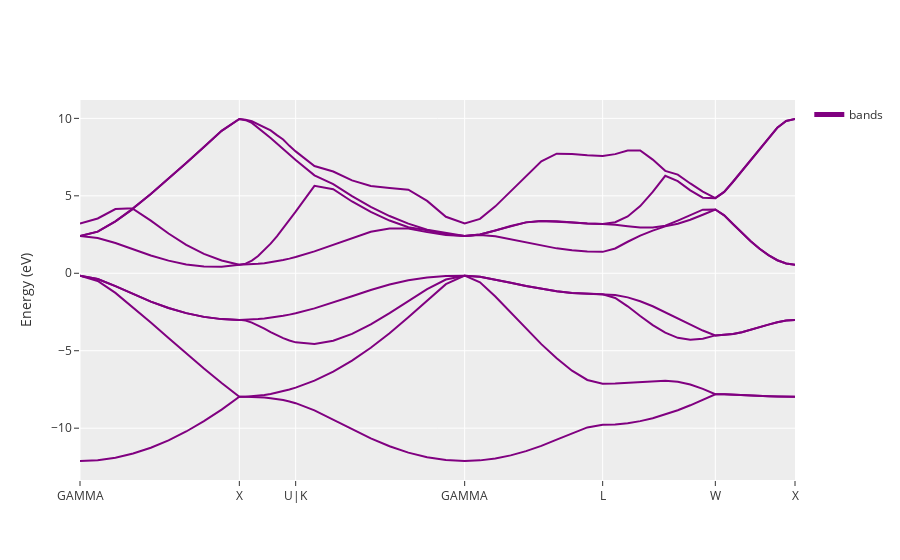

Notebook source saved alongside this figure:
### Code cell
import py4vasp
e02_calc = py4vasp.Calculation.from_path("./e01_Si-G0W0")

d = e02_calc.band.to_dict(selection="kpoints_opt")

#  wannier90_band.dat 第一列最后一行
x = 0.51924171E+01

with open("./e02_Si-GW0-band/band-structure/e01_kpoints_opt_band.dat", "w") as f:
    for i in range(8):
        for k in range(60):
            f.write(str(d['kpoint_distances'][k]/d['kpoint_distances'][-1]*x) + " " + str(d['bands'][k, i]+d['fermi_energy']) + "\n")
        f.write("\n")
        
print("DFT E-fermi: ", d['fermi_energy'])
e02_calc.band.plot(selection="kpoints_opt")
